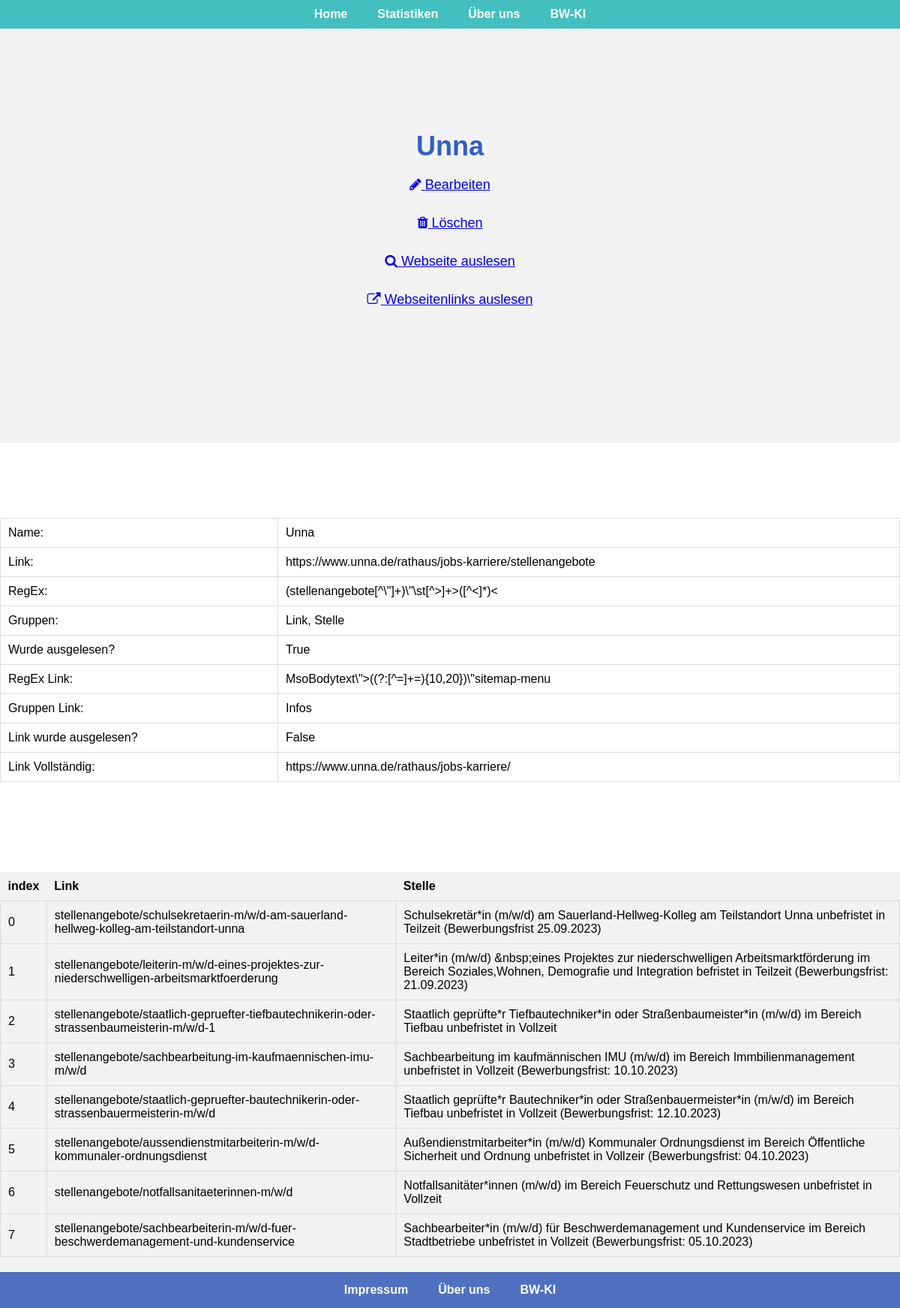
The app's page /polls/websites/2 with its own data.
### polls/models.py (models this page shows, shortened)
class Website(models.Model):
    name = models.CharField(max_length=100, unique=True)
    link = models.CharField(max_length=1000)
    regex = models.CharField(max_length=500)
    groups = models.CharField(max_length=500)
    parsed = models.BooleanField(default=False)
    regex_link = models.CharField(max_length=500)
    groups_link = models.CharField(max_length=500)
    parsed_link = models.BooleanField(default=False)
    link_comp = models.CharField(max_length=1000)

### polls/website.py (the view)
# urls.py: path("websites/<int:website_id>", website.show, name="website-show"),
def show(request, website_id):
    website = get_object_or_404(Website, pk=website_id)
    if website.parsed:
        conn = sqlite3.connect("db.sqlite3")
        df = pd.read_sql_query(f"SELECT * FROM {website.name}", conn)
        conn.close()
        return render(request, "polls/website/show.html", {"website": website, "df": df})
    else:
        return render(request, "polls/website/show.html", {"website": website})

### polls/templates/polls/website/show.html (shortened to what this page needs)
{%load static %}
<!DOCTYPE html>
<html lang="en">
<head>
    <link rel="stylesheet" href="{%static 'polls/style.css'%}">
    <link rel="stylesheet" href="{%static 'polls/font-awesome-4.7.0/css/font-awesome.min.css'%}">
</head>
<body>
    <header class="navbar">
        <nav>
            <ul>
                <li><a href="startseite">Home</a></li>
                <li><a href="statistiken">Statistiken</a></li>
                <li><a href="ueber_uns">Über uns</a></li>
                <li><a href="bwki">BW-KI</a></li>
            </ul>
        </nav>
    </header>
    {% if website %}
        <main class="content">
            <h1 class="fadeInDown">{{ website.name }}</h1>
            <p class="fadeInUp"><a href="{% url 'polls:website-edit' website.id %}">
                    <i class="fa fa-pencil" aria-hidden="true"></i> Bearbeiten</a></p>
            <p class="fadeInUp"><a href="{% url 'polls:website-destroy' website.id %}">
                    <i class="fa fa-trash" aria-hidden="true"></i> Löschen</a></p>
            <p class="fadeInUp"><a href="{% url 'polls:website-parse' website.id %}">
                <i class="fa fa-search" aria-hidden="true"></i> Webseite auslesen</a></p>
            <p class="fadeInUp"><a href="{% url 'polls:website-parse_link' website.id %}">
                <i class="fa fa-external-link" aria-hidden="true"></i> Webseitenlinks auslesen</a></p>
        </main>
        <section class="analysis">
            <table>
                <tr><td>Name:</td><td>{{ website.name }}</td></tr>
                <tr><td>Link:</td><td>{{ website.link }}</td></tr>
                <tr><td>RegEx:</td><td>{{ website.regex }}</td></tr>
                <tr><td>Gruppen:</td><td>{{ website.groups }}</td></tr>
                <tr><td>Wurde ausgelesen?</td><td>{{ website.parsed }}</td></tr>
                <tr><td>RegEx Link:</td><td>{{ website.regex_link }}</td></tr>
                <tr><td>Gruppen Link:</td><td>{{ website.groups_link }}</td></tr>
                <tr><td>Link wurde ausgelesen?</td><td>{{ website.parsed_link }}</td></tr>
                <tr><td>Link Vollständig:</td><td>{{ website.link_comp }}</td></tr>
            </table>
        </section>
        {% if website.parsed %}
            <table>
                <tr>
                {% for col in df.columns %}
                    <th>
                        {{col}}
                {% endfor %}
                </tr>
                {% for index, row in df.iterrows %}
                    <tr>
                    {% for cell in row %}
                        <td>
                        {{cell}}
                        </td>
                    {% endfor %}
                    </tr>
                {% endfor %}
            </table>
        {% endif %}
    {% else %}
            <p>Webseite wurde nicht gefunden.</p>
    {% endif %}
    <footer class="navbar-2">
        <nav>
            <ul>
                <li><a href="impressum">Impressum</a></li>
                <li><a href="ueber_uns">Über uns</a></li>
                <li><a href="bwki">BW-KI</a></li>
            </ul>
        </nav>
    </footer>
</body>
</html>

### polls/static/polls/style.css (style rules this page uses)
body { font-family: Arial, sans-serif; margin: 0; padding: 0; background-color: #f2f2f2; }
.navbar { background-color: #44bfbf; color: #fff; padding: 10px 0; position: fixed; width: 100%; top: 0; z-index: 1000; }
.navbar-2 { background-color: #4f71c0; color: #fff; padding: 15px 0; position: static; width: 100%; bottom: 0; z-index: 1000; }
nav ul { list-style: none; display: flex; justify-content: center; margin: 0; padding: 0; }
nav li { margin: 0 20px; }
nav a { text-decoration: none; color: #fff; font-weight: bold; transition: color 0.3s ease; }
.content { text-align: center; padding: 150px 0; color: #4CAF50; }
h1, h2 { font-size: 36px; margin-bottom: 20px; color: #335ec1; }
p { font-size: 18px; color: #7d7d7d; margin-bottom: 30px; }
.analysis { display: flex; align-items: center; padding: 100px 0; background-color: #fff; }
.fadeInDown { animation: fadeInDown 1s both; }
.fadeInUp { animation: fadeInUp 1s both; }

### polls/templates/polls/website/show.html (style rules this page uses)
table { width: 100%; border-collapse: collapse; margin-bottom: 20px; }
th { background-color: #f2f2f2; font-weight: bold; padding: 10px; text-align: left; }
td { border: 1px solid #dddddd; padding: 10px; }

### records on screen
Website: name "Unna", link "https://www.unna.de/rathaus/jobs-karriere/stellenangebote", regex "(stellenangebote[^\\\"]+)\\\"\\st[^>]+>([^<]*)<", groups "Link, Stelle", parsed "True", regex_link "MsoBodytext\\\">((?:[^=]+=){10,20})\\\"sitemap-menu", groups_link "Infos", parsed_link "False", link_comp "https://www.unna.de/rathaus/jobs-karriere/"

### other values on screen
{{ col }} "index" "Link" "Stelle"
{{ cell }} "0" "stellenangebote/schulsekretaerin-m/w/d-am-sauerland-hellweg-kolleg-am-teilstandort-unna" "Schulsekretär*in (m/w/d) am Sauerland-Hellweg-Kolleg am Teilstandort Unna unbefristet in Teilzeit (Bewerbungsfrist 25.09.2023)" "1" "stellenangebote/leiterin-m/w/d-eines-projektes-zur-niederschwelligen-arbeitsmarktfoerderung" "Leiter*in (m/w/d) &nbsp;eines Projektes zur niederschwelligen Arbeitsmarktförderung im Bereich Soziales,Wohnen, Demografie und Integration befristet in Teilzeit (Bewerbungsfrist: 21.09.2023)" "2" "stellenangebote/staatlich-gepruefter-tiefbautechnikerin-oder-strassenbaumeisterin-m/w/d-1" "Staatlich geprüfte*r Tiefbautechniker*in oder Straßenbaumeister*in (m/w/d) im Bereich Tiefbau unbefristet in Vollzeit" "3" "stellenangebote/sachbearbeitung-im-kaufmaennischen-imu-m/w/d" "Sachbearbeitung im kaufmännischen IMU (m/w/d) im Bereich Immbilienmanagement unbefristet in Vollzeit (Bewerbungsfrist: 10.10.2023)" "4" "stellenangebote/staatlich-gepruefter-bautechnikerin-oder-strassenbauermeisterin-m/w/d" "Staatlich geprüfte*r Bautechniker*in oder Straßenbauermeister*in (m/w/d) im Bereich Tiefbau unbefristet in Vollzeit (Bewerbungsfrist: 12.10.2023)" "5" "stellenangebote/aussendienstmitarbeiterin-m/w/d-kommunaler-ordnungsdienst" "Außendienstmitarbeiter*in (m/w/d) Kommunaler Ordnungsdienst im Bereich Öffentliche Sicherheit und Ordnung unbefristet in Vollzeir (Bewerbungsfrist: 04.10.2023)" "6" "stellenangebote/notfallsanitaeterinnen-m/w/d" "Notfallsanitäter*innen (m/w/d) im Bereich Feuerschutz und Rettungswesen unbefristet in Vollzeit" "7" "stellenangebote/sachbearbeiterin-m/w/d-fuer-beschwerdemanagement-und-kundenservice" "Sachbearbeiter*in (m/w/d) für Beschwerdemanagement und Kundenservice im Bereich Stadtbetriebe unbefristet in Vollzeit (Bewerbungsfrist: 05.10.2023)"
